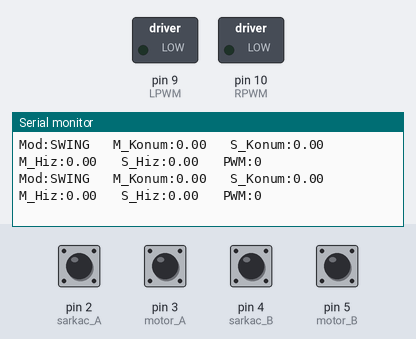
A sketch run on a simulated Arduino Uno, built with avr-gcc and run on an emulated ATmega328P. Shown: switched loads named in the sketch (green lamp = pin HIGH), the last lines printed to the serial monitor. Inputs (shaded band) come from the test bench; at power-on: pin 2 (sarkac_A), pin 3 (motor_A), pin 4 (sarkac_B), pin 5 (motor_B) HIGH.

Above: at 1.2 s.
1.3 s: pin 2 (sarkac_A) pulled LOW for 1 s
At 2.2 s:
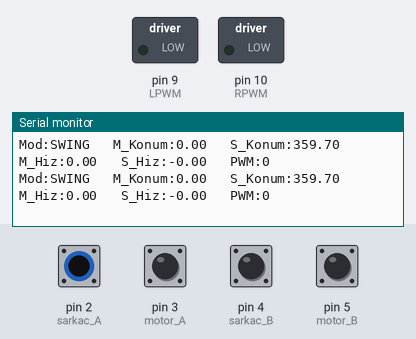
5.3 s: pin 3 (motor_A) pulled LOW for 1 s
At 5.8 s:
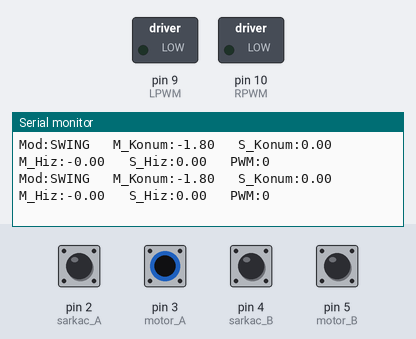
9.3 s: pin 3 (motor_A) pulled LOW for 0.15 s
15.5 s: pin 2 (sarkac_A) driven LOW and pin 3 (motor_A) driven LOW
At 16.2 s:
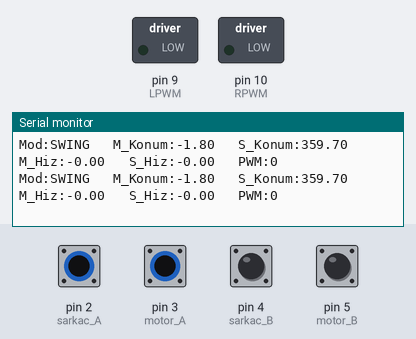
18.5 s: pin 3 (motor_A) driven HIGH
At 19.0 s:
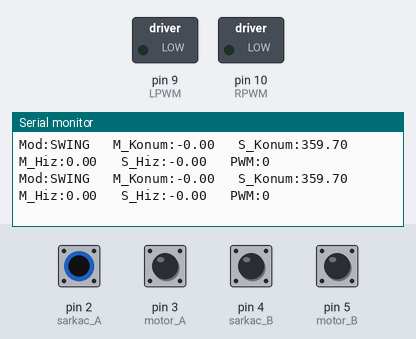
Timing chart, 0 to 21.5 s (numbered marks = the images above; inputs shaded):
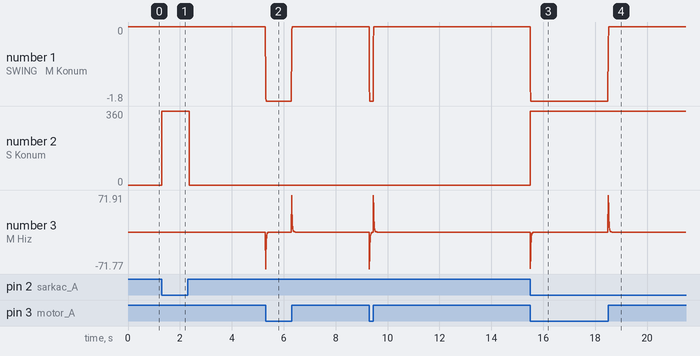

The sketch:

guncel_sarkac.ino
```cpp
// ==========================================
// ROTARY INVERTED PENDULUM
// ==========================================
#include <math.h>

// --- TANIMLAMALAR ---
 const int sarkac_A = 2;
 const int sarkac_B = 4;
 const int motor_A = 3;
 const int motor_B = 5;

 const int RPWM = 10;
 const int LPWM = 9;

 const double m = 0.01;
 const double l = 0.12;
 const double eylemsizlik_moment = m*l*l/3.0;
 const double g = 9.81;

 const double hedef_enerji = 2*m*g*l;
 double mevcut_enerji = 0;

// --- DURUMLAR ---
 enum SistemDurumu {
  SWING_UP,    // Yatayın altında enerji pompalama
  YAKALAMA,    // Yatayın üstünde süzülerek yavaşlama
  DENGELEME,   // Tepe noktasında tamamen sessiz duruş (Motor = 0)
  TAMPON_BOLGE // Mikro titreşim ve aktif sönümleme (Aktif Fren)
 };
 SistemDurumu sistem_durumu = SWING_UP;

// --- KASKAD KONTROL KAZANÇLARI ---
 double Kp_dis = -0.09;   // Dış döngü oransal kazanç (tune edin)
 double Kd_dis = -0.07;   // Dış döngü türev kazanç (tune edin)

 double Kp_ic = 2.5;      // İç döngü oransal kazanç V/rad (tune edin)
 double Kd_ic = 0.2;      // İç döngü türev kazanç V/(rad/s) (tune edin)

 double Ke = 95.0;

// --- DURUM DEĞİŞKENLERİ ---
 double sarkac_konum = 0.0;
 double motor_konum = 0.0;
 double sarkac_hiz = 0.0;
 double motor_hiz = 0.0;
 double anlik_sarkac = 0.0;
 const int min_pwm = 10;

 double sarkac_oncekikonum_rad = 0.0;
 double motor_oncekikonum_rad = 0.0;

 const double SARKAC_PALS_TO_RAD = (2.0 * PI) / 1200.0;
 const double MOTOR_PALS_TO_RAD  = (2.0 * PI) / 200.0;
 const double hedef_pals = 600.0; // Eski 300 artık 600

 unsigned long onceki_zaman_mikro = 0;
 volatile long sarkac_pals_sayaci = 0;
 volatile long motor_pals_sayaci = 0;

// --- KESMELER ---
 void sarkac_ISR() {
  if (digitalRead(sarkac_A) == digitalRead(sarkac_B)) sarkac_pals_sayaci++;
  else sarkac_pals_sayaci--;
 }

 void motor_ISR() {
  if (digitalRead(motor_A) == digitalRead(motor_B)) motor_pals_sayaci++;
  else motor_pals_sayaci--;
 }

// --- FONKSİYONLAR ---
 double hiz_hesapla(double mevcut, double &eski, double dt) {
  double hiz = (mevcut - eski) / dt;
  eski = mevcut;
  return hiz;
 }

 int sign(double deger) {
  return constrain(deger*10,-1,1);
 }

 void motorgucver(double V_uygulanacak, int pwm) {
  if (V_uygulanacak > 0) {
    analogWrite(RPWM, pwm);
    digitalWrite(LPWM, LOW);
  }
  else if (V_uygulanacak < 0) {
    digitalWrite(RPWM, LOW);
    analogWrite(LPWM, pwm);
  }
  else {
    digitalWrite(RPWM, LOW);
    digitalWrite(LPWM, LOW);
  }
 }

// --- SETUP ---
 void setup() {
  Serial.begin(115200);

  pinMode(RPWM, OUTPUT);
  pinMode(LPWM, OUTPUT);
  pinMode(sarkac_A, INPUT_PULLUP);
  pinMode(sarkac_B, INPUT_PULLUP);
  pinMode(motor_A, INPUT_PULLUP);
  pinMode(motor_B, INPUT_PULLUP);

  // RISING yerine CHANGE yapıldı (2X Çözünürlük aktif)
  attachInterrupt(digitalPinToInterrupt(sarkac_A), sarkac_ISR, CHANGE);
  attachInterrupt(digitalPinToInterrupt(motor_A), motor_ISR, CHANGE);

  onceki_zaman_mikro = micros();
 }

// --- LOOP ---
 void loop() {
  unsigned long suan_mikro = micros();
  double dt = (suan_mikro - onceki_zaman_mikro) / 1000000.0;

  if (dt >= 0.01) { // 100 Hz Döngü
    onceki_zaman_mikro = suan_mikro;

    long anlik_sarkac_pals, anlik_motor_pals;
    noInterrupts();
    anlik_sarkac_pals = sarkac_pals_sayaci;
    anlik_motor_pals = motor_pals_sayaci;
    interrupts();

    // --- HAM DEĞERLER ---
    anlik_sarkac = (double)anlik_sarkac_pals;
    double motor_hamkonum = (double)anlik_motor_pals;

    // --- HIZ HESABI (HAM değerlerden — filtre/modulo YOK, faz gecikmesi yok) ---
    double sarkac_ham_rad = anlik_sarkac * SARKAC_PALS_TO_RAD;
    double sarkacfiltrelenmemis_hiz = hiz_hesapla(sarkac_ham_rad, sarkac_oncekikonum_rad, dt);
    sarkac_hiz = sarkacfiltrelenmemis_hiz * 0.4 + sarkac_hiz * 0.6;

    double motor_ham_rad = motor_hamkonum * MOTOR_PALS_TO_RAD;
    double motor_filtrelenmemishiz = hiz_hesapla(motor_ham_rad, motor_oncekikonum_rad, dt);
    motor_hiz = motor_filtrelenmemishiz * 0.4 + motor_hiz * 0.6;

    // --- SARKAÇ KONUM FİLTRESİ (Dairesel EMA — modulo uyumlu) ---
    double sarkac_mod = fmod(anlik_sarkac, 1200.0);
    if (sarkac_mod < 0) sarkac_mod += 1200.0;

    double sarkac_fark = sarkac_mod - sarkac_konum;
    if (sarkac_fark > 600.0) sarkac_fark -= 1200.0;   // Kısa yoldan fark al
    if (sarkac_fark < -600.0) sarkac_fark += 1200.0;
    sarkac_konum = sarkac_konum + 0.8 * sarkac_fark;  // %80 yeni, %20 eski
    sarkac_konum = fmod(sarkac_konum, 1200.0);
    if (sarkac_konum < 0) sarkac_konum += 1200.0;

    // --- MOTOR KONUM FİLTRESİ (Standart EMA) ---
    motor_konum = motor_hamkonum * 0.8 + motor_konum * 0.2;

    // --- RADYAN DÖNÜŞÜMÜ (Filtrelenmiş konumlardan) ---
    double sarkac_konumrad = sarkac_konum * SARKAC_PALS_TO_RAD;
    double motor_konumrad = motor_konum * MOTOR_PALS_TO_RAD;

    double V_uygulanacak = 0.0;
    int pwm_uygulanacak = 0;

    // Sarkaç tepeye uzaklığı (Mutlak değer)
    double tepe_uzakligi = fabs(sarkac_konum - hedef_pals);

    // --- DURUM MAKİNESİ (Sınırlar 2 katına çıkarıldı) ---
switch (sistem_durumu) {

 case SWING_UP:
        // GEÇİŞ: Sarkaç 90 dereceyi (300 pals) geçtiyse YAKALAMA moduna geç
        if (tepe_uzakligi <= 300.0) {
          sistem_durumu = YAKALAMA; // BURASI DÜZELTİLDİ: Sistem_durumu -> sistem_durumu
          break;
        }

        {
          double itki_yonu;
          // İlk Hareketi Başlat (Kickstart)
          if (fabs(sarkac_hiz) < 0.05) {
            itki_yonu = 0.0;
          } else {
            itki_yonu = (sarkac_hiz > 0) ? 1.0 : -1.0;
          }

          // Cosinus çarpanını kaldırdık ki sarkaç yükselirken motor gücü kesilmesin!
          double merkezleme_torku = -2.0 * motor_konumrad - 0.15 * motor_hiz;

          // KAZANCI 4.0 YAPTIK (Açı çarpanı yok, saf itki)
          // NOT: Sarkaç her salınımda genliğini büyütmüyor, frenliyorsa buradaki -3.0'ı +3.0 veya tersi yapın.
          V_uygulanacak = (-3.0 * itki_yonu) + merkezleme_torku;

          if (motor_hamkonum >= 75.0 && V_uygulanacak > 0) V_uygulanacak = 0;
          else if (motor_hamkonum <= -75.0 && V_uygulanacak < 0) V_uygulanacak = 0;

          int pwm_ham = fabs(V_uygulanacak) * (255.0 / 12.0);

          if (pwm_ham > 0) {
            // SINIRI 150 YAPTIK: Motora artık %60'a kadar güç kullanma izni verdik!
            pwm_uygulanacak = constrain(pwm_ham + min_pwm, 0, 80);
            pwm_uygulanacak =0;
          } else {
            pwm_uygulanacak = 0;
          }
        }
        break;

 case YAKALAMA:
        // GEÇİŞ 1: Sarkaç Tampon Bölgeye (90 pals) girdiyse oraya geç
        if (tepe_uzakligi <= 90.0) {
          sistem_durumu = TAMPON_BOLGE;
          break;
        }
        // GEÇİŞ 2: Sarkaç 90°'nin (300 pals) altına düştüyse SWING_UP'a dön
        else if (tepe_uzakligi > 300.0) {
          sistem_durumu = SWING_UP;
          break;
        }


        {
          double sarkac_konumhata = (sarkac_konum - hedef_pals) * SARKAC_PALS_TO_RAD;
          double K_ideal_hiz = 2.0;
          double hedef_sarkac_hizi = -1.0 * K_ideal_hiz * sarkac_konumhata;

          if (fabs(sarkac_hiz) <= fabs(hedef_sarkac_hizi)) {
            V_uygulanacak = 0.0;
            pwm_uygulanacak = 0;
          }
          else {

            pwm_uygulanacak = 0; // test durdu
          }
        }
        break;

 case DENGELEME:
        // Sarkaç çok yakın : // Taş gibi dursun
        if (tepe_uzakligi > 14.0) {
          sistem_durumu = TAMPON_BOLGE;
          break;
        }

        V_uygulanacak = 0.0;
        pwm_uygulanacak = 0;
        break;

 case TAMPON_BOLGE:
        // GEÇİŞ: Sarkaç tepe noktasından çok uzaklaştıysa YAKALAMA veya SWING_UP'a dön
        if (tepe_uzakligi > 90.0) { // Sınırı sisteminize göre ayarlayın
          sistem_durumu = YAKALAMA;
          break;
        }

        // ==========================================
        // KASKAD KONTROL (CASCADE PD CONTROL)
        // ==========================================

        // --- 1. DIŞ DÖNGÜ (MOTOR KONUM KONTROLÜ) --- [RADYAN]
        {
          double motor_hata_rad = 0.0 - motor_konumrad; // Hedef = 0 (merkez)

          // Motor hatası → sarkaç hedef sapması (radyan cinsinde)
          // Not: Yön yanlışsa Kp_dis işaretini tersleyin
          double hedef_sarkac_sapmasi_rad = Kp_dis * motor_hata_rad - Kd_dis * motor_hiz;
          // GÜVENLİK: Maks ±8 derece (0.14 rad) sarkaç sapması
          hedef_sarkac_sapmasi_rad = constrain(hedef_sarkac_sapmasi_rad, -0.14, 0.14);

          // --- 2. İÇ DÖNGÜ (SARKAÇ DENGE KONTROLÜ) --- [RADYAN]
          double hedef_sarkac_rad = (hedef_pals * SARKAC_PALS_TO_RAD) + hedef_sarkac_sapmasi_rad;
          double sarkac_hata_rad = hedef_sarkac_rad - sarkac_konumrad;

          // PD Kontrolcü (tutarlı birimler: rad ve rad/s)
          V_uygulanacak = (Kp_ic * sarkac_hata_rad) - (Kd_ic * sarkac_hiz);

          // --- GÜVENLİK VE ÇIKIŞ ---
          // Donanımsal sınır koruması
          if (motor_hamkonum >= 75 && V_uygulanacak > 0) V_uygulanacak = 0;
          else if (motor_hamkonum <= -75 && V_uygulanacak < 0) V_uygulanacak = 0;

          // Voltajı PWM'e çevir
          int pwm_ham = fabs(V_uygulanacak) * (255.0 / 12.0); // 12V besleme varsayımı

          // Ölü Bant (Deadband) Telafisi: Motorun sürtünmeyi yenip harekete geçtiği minimum PWM
          if (pwm_ham > 0) {
            // Hesaplanan saf gücün üzerine HER ZAMAN sürtünme eşiğini ekle
            pwm_uygulanacak = constrain(pwm_ham + min_pwm, 0, 50);
          } else {
            pwm_uygulanacak = 0; // Hata yoksa motor dursun
          }
        }
        break;
    }

    // printler
    motorgucver(V_uygulanacak, pwm_uygulanacak);

    double rad2deg = 180.0 / PI;


    Serial.print("Mod:");
    if (sistem_durumu == DENGELEME) Serial.print("DENGE");
    else if (sistem_durumu == YAKALAMA) Serial.print("YAKAL");
    else if (sistem_durumu == TAMPON_BOLGE) Serial.print("TAMPN");
    else Serial.print("SWING");

    Serial.print("\t M_Konum:");
    Serial.print(motor_konumrad * rad2deg, 2);
    Serial.print("\t S_Konum:");
    Serial.print(sarkac_konumrad * rad2deg, 2);
    Serial.print("\t M_Hiz:");
    Serial.print(motor_hiz * rad2deg, 2);
    Serial.print("\t S_Hiz:");
    Serial.print(sarkac_hiz * rad2deg, 2);
    Serial.print("\t PWM:");
    Serial.println(pwm_uygulanacak);
  }
 }
```

Measured:
- after the input at 1.3 s, the serial monitor: prints a new line at once (image 1)
- after the input at 5.3 s, the serial monitor: prints a new line at once (image 2)
- after the input at 15.5 s, the serial monitor: prints a new line at once (image 3)
- after the input at 18.5 s, the serial monitor: prints a new line at once (image 4)
- plotted number 1: 0 → -1.8 after the input at 15.5 s
- plotted number 2: 0 → 359.7 after the input at 15.5 s
